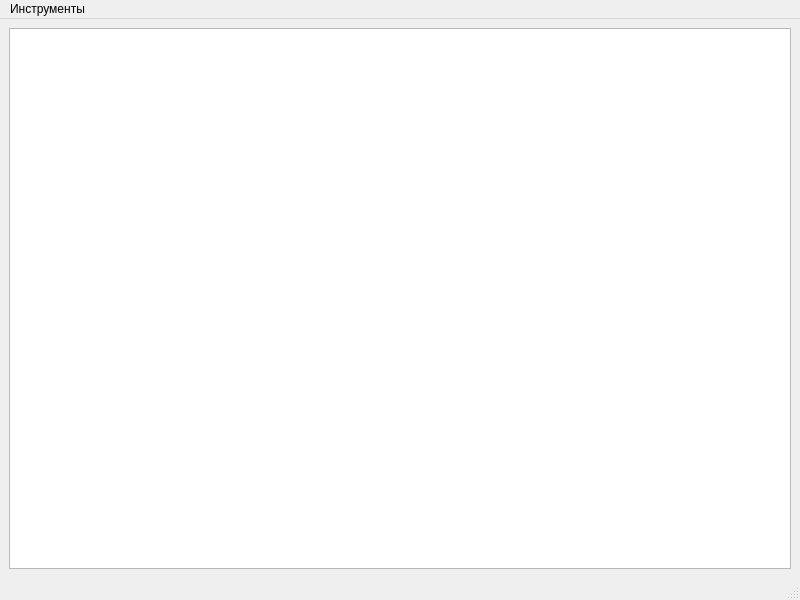
<?xml version="1.0" encoding="UTF-8"?>
<ui version="4.0">
 <class>MainWindow</class>
 <widget class="QMainWindow" name="MainWindow">
  <property name="geometry">
   <rect>
    <x>0</x>
    <y>0</y>
    <width>800</width>
    <height>600</height>
   </rect>
  </property>
  <property name="windowTitle">
   <string>Принтеры</string>
  </property>
  <widget class="QWidget" name="centralwidget">
   <property name="layoutDirection">
    <enum>Qt::LeftToRight</enum>
   </property>
   <layout class="QHBoxLayout" name="horizontalLayout_3">
    <item>
     <widget class="QTableWidget" name="tableWidget"/>
    </item>
   </layout>
  </widget>
  <widget class="QMenuBar" name="menubar">
   <property name="geometry">
    <rect>
     <x>0</x>
     <y>0</y>
     <width>800</width>
     <height>21</height>
    </rect>
   </property>
   <widget class="QMenu" name="menu">
    <property name="title">
     <string>Инструменты</string>
    </property>
    <widget class="QMenu" name="menu_2">
     <property name="title">
      <string>Добавить</string>
     </property>
     <addaction name="action_2"/>
     <addaction name="action_3"/>
    </widget>
    <addaction name="menu_2"/>
   </widget>
   <addaction name="menu"/>
  </widget>
  <widget class="QStatusBar" name="statusbar"/>
  <action name="action_2">
   <property name="text">
    <string>Картридж</string>
   </property>
  </action>
  <action name="action_3">
   <property name="text">
    <string>Принтер</string>
   </property>
  </action>
 </widget>
 <resources/>
 <connections/>
</ui>
